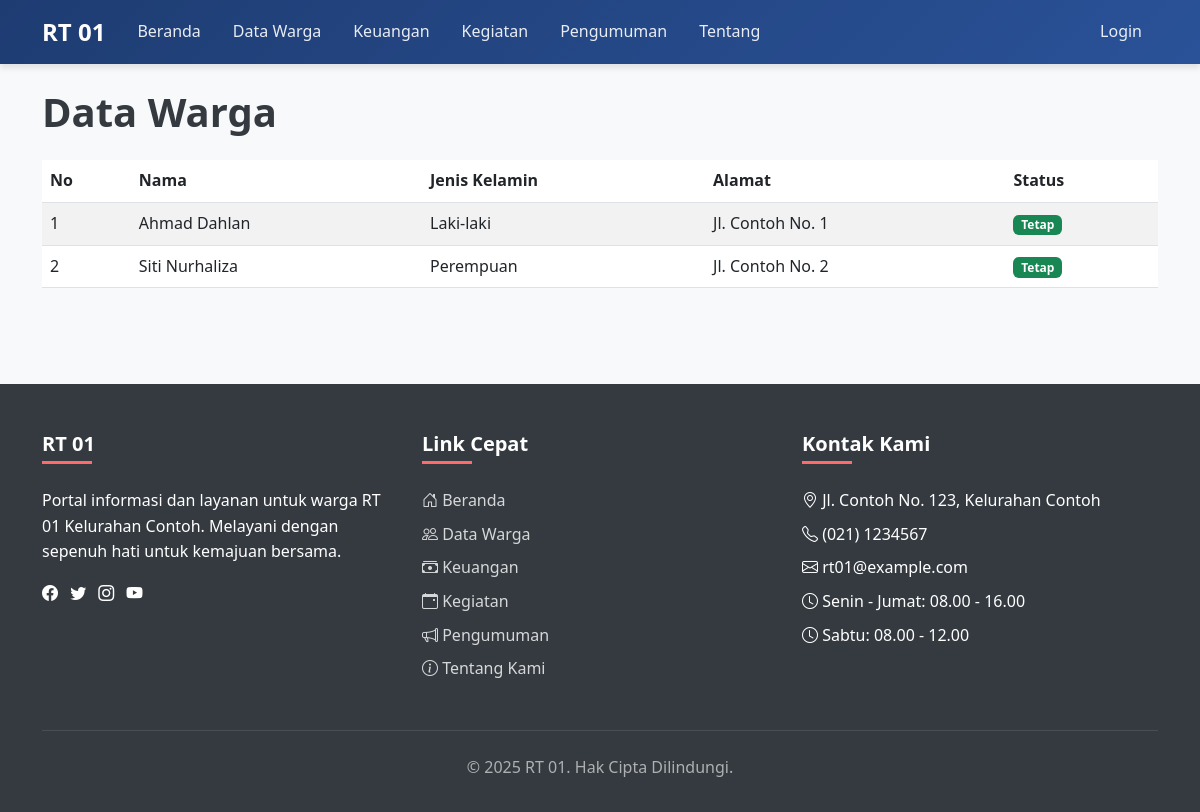
The page /public_html/pages/residents.php on the database its author committed.
### tables this page shows
CREATE TABLE residents (
    id INT(11) PRIMARY KEY AUTO_INCREMENT,
    nik VARCHAR(16) NOT NULL UNIQUE,
    name VARCHAR(100) NOT NULL,
    gender ENUM('L', 'P') NOT NULL,
    birth_place VARCHAR(50) NOT NULL,
    birth_date DATE NOT NULL,
    address TEXT NOT NULL,
    phone VARCHAR(15),
    occupation VARCHAR(50),
    status ENUM('permanent', 'contract', 'new') NOT NULL,
    created_at TIMESTAMP DEFAULT CURRENT_TIMESTAMP
);

### public_html/includes/functions.php (called while the page is built, shortened)
<?php
require_once __DIR__ . '/../config/database.php';
function fetchAll($query, $params = []) {
    global $pdo;
    try {
        $stmt = $pdo->prepare($query);
        $stmt->execute($params);
        return $stmt->fetchAll(PDO::FETCH_ASSOC);
    } catch (PDOException $e) {
        die("Query failed: " . $e->getMessage());
    }
}
?>

### public_html/pages/residents.php (the view)
<?php
require_once '../includes/header.php';
require_once '../includes/navbar.php';
require_once '../includes/functions.php';
$residents = fetchAll("SELECT * FROM residents ORDER BY name ASC");
?>
<div class="container mt-4">
    <h1 class="mb-4">Data Warga</h1>
    <?php if (count($residents) > 0): ?>
        <div class="table-responsive">
            <table class="table table-striped table-hover">
                <thead>
                    <tr>
                        <th>No</th>
                        <th>Nama</th>
                        <th>Jenis Kelamin</th>
                        <th>Alamat</th>
                        <th>Status</th>
                    </tr>
                </thead>
                <tbody>
                    <?php $no = 1; ?>
                    <?php foreach ($residents as $resident): ?>
                        <tr>
                            <td><?php echo $no++; ?></td>
                            <td><?php echo $resident['name']; ?></td>
                            <td><?php echo $resident['gender'] == 'L' ? 'Laki-laki' : 'Perempuan'; ?></td>
                            <td><?php echo $resident['address']; ?></td>
                            <td>
                                <?php if ($resident['status'] == 'permanent'): ?>
                                    <span class="badge bg-success">Tetap</span>
                                <?php elseif ($resident['status'] == 'contract'): ?>
                                    <span class="badge bg-warning">Kontrak</span>
                                <?php else: ?>
                                    <span class="badge bg-info">Pendatang</span>
                                <?php endif; ?>
                            </td>
                        </tr>
                    <?php endforeach; ?>
                </tbody>
            </table>
        </div>
    <?php else: ?>
        <div class="alert alert-info">Belum ada data warga.</div>
    <?php endif; ?>
</div>
<?php require_once '../includes/footer.php'; ?>

### assets/css/style.css (style rules this page uses)
body { font-family: 'Segoe UI', Tahoma, Geneva, Verdana, sans-serif; background-color: #f8f9fa; color: #343a40; line-height: 1.6; }
h1, h2, h3, h4, h5, h6 { font-weight: 600; margin-bottom: 1rem; }

### rows shown on the page
residents: name "Ahmad Dahlan", gender "Laki-laki", address "Jl. Contoh No. 1", status "Tetap"
residents: name "Siti Nurhaliza", gender "Perempuan", address "Jl. Contoh No. 2", status "Tetap"
